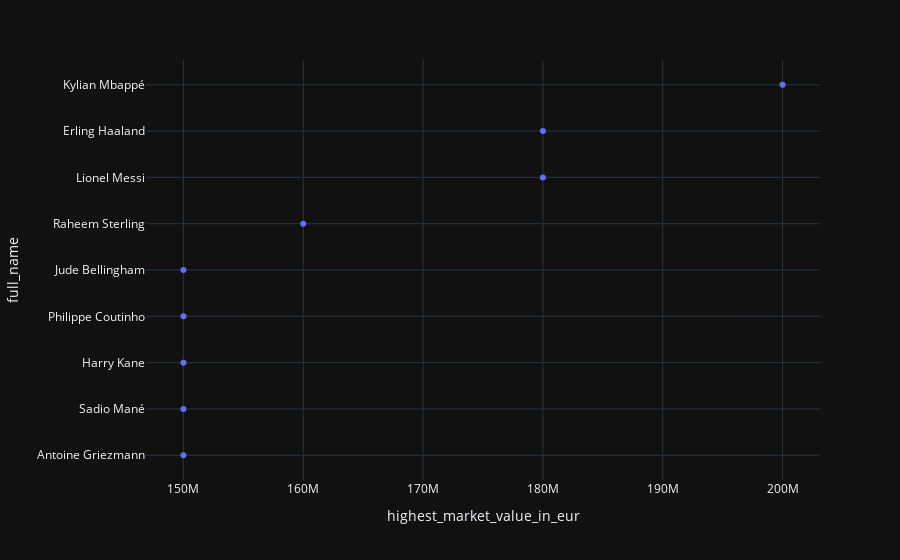

The cell this chart's notebook holds for it:
### Code cell
players_df['full_name'] = players_df['first_name'] + ' ' + players_df['last_name']
player_df_sorted = players_df.sort_values(by='highest_market_value_in_eur', ascending=False).head(10)
top_10_players = player_df_sorted.head(10)
player_df_sorted = player_df_sorted.iloc[::-1]
fig = px.scatter(player_df_sorted, x="highest_market_value_in_eur", y="full_name",orientation='v')
fig.show()

### Figure 1 — Plotly figure (JSON) as saved in the notebook; plotly's stock layout.template omitted (floating-point values rounded to 4 significant figures)
{"data": [{"hovertemplate": "highest_market_value_in_eur=%{x}<br>full_name=%{y}<extra></extra>", "legendgroup": "", "marker": {"color": "#636efa", "symbol": "circle"}, "mode": "markers", "name": "", "orientation": "v", "showlegend": false, "x": [150000000.0, 150000000.0, 150000000.0, 150000000.0, 150000000.0, 160000000.0, 180000000.0, 180000000.0, 180000000.0, 200000000.0], "xaxis": "x", "y": ["Antoine Griezmann", "Sadio Mané", "Harry Kane", "Philippe Coutinho", "Jude Bellingham", "Raheem Sterling", "Lionel Messi", "Erling Haaland", null, "Kylian Mbappé"], "yaxis": "y", "type": "scatter"}], "layout": {"xaxis": {"anchor": "y", "domain": [0.0, 1.0], "title": {"text": "highest_market_value_in_eur"}}, "yaxis": {"anchor": "x", "domain": [0.0, 1.0], "title": {"text": "full_name"}}, "legend": {"tracegroupgap": 0}, "margin": {"t": 60}}}
